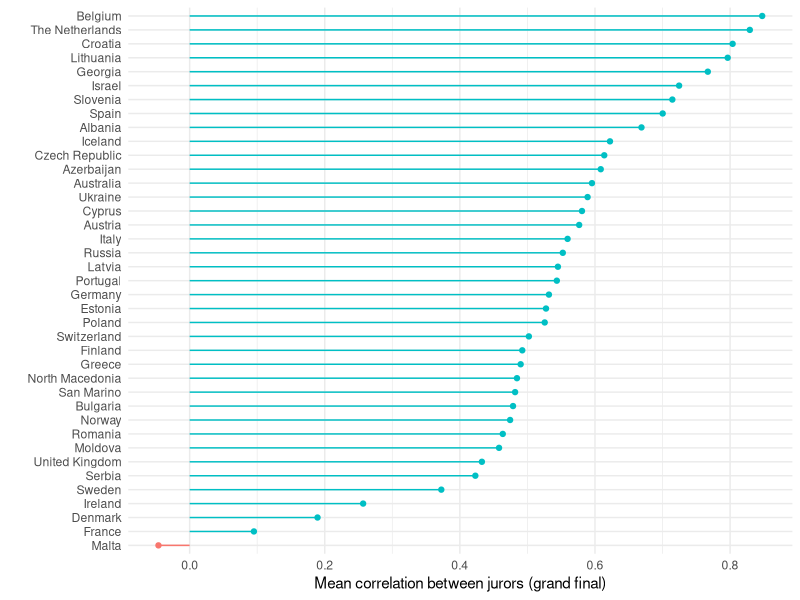
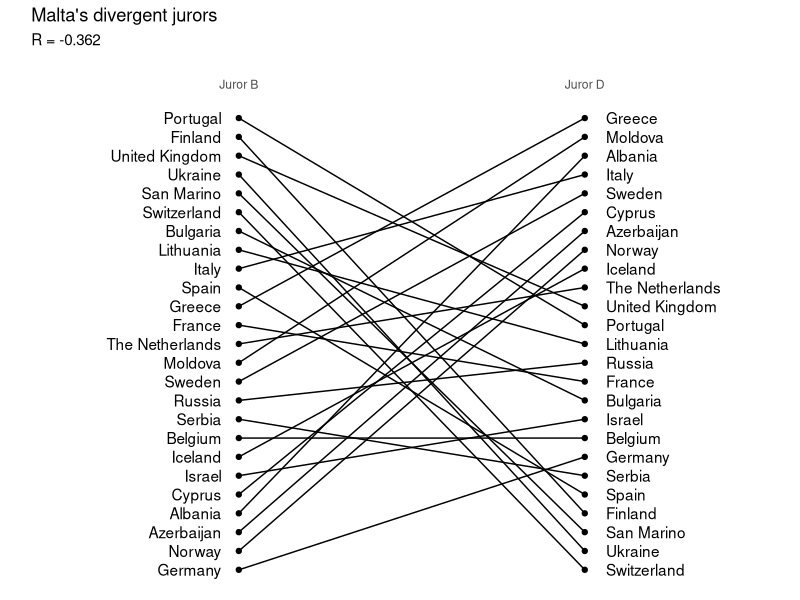
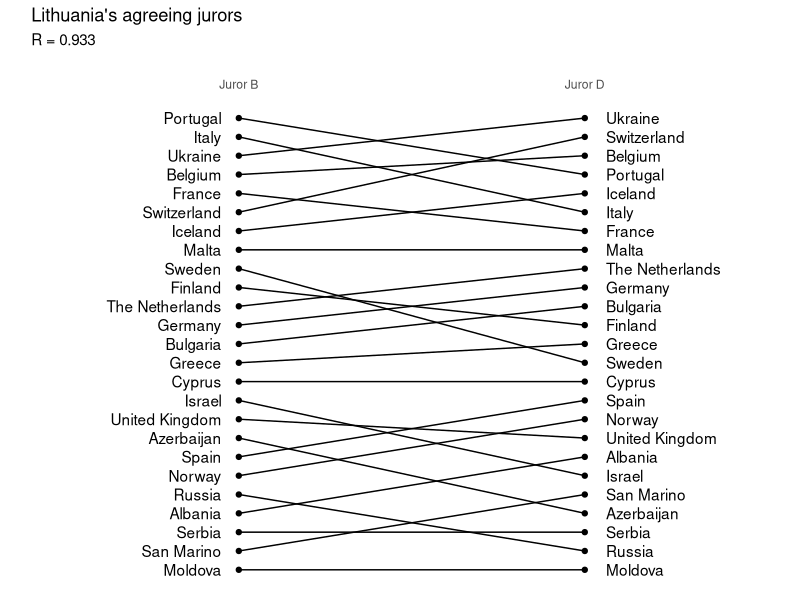

Reproduce these figures in R, in order.
# which juries were most internally consistent?

# load packages
library(tidyverse)

# load data
eurovision_2021 <- 
  read_csv("eurovision_2021_clean_with_points.csv")


# rank overall mean correlations
# the summarise bit feels very inefficient but whatever
eurovision_2021 %>% 
  group_by(points_from) %>% 
  summarise(a_b = cor(juror_a_ranking, juror_b_ranking),
            a_c = cor(juror_a_ranking, juror_c_ranking),
            a_d = cor(juror_a_ranking, juror_d_ranking),
            a_e = cor(juror_a_ranking, juror_e_ranking),
            b_c = cor(juror_b_ranking, juror_c_ranking),
            b_d = cor(juror_b_ranking, juror_d_ranking),
            b_e = cor(juror_b_ranking, juror_e_ranking),
            c_d = cor(juror_c_ranking, juror_d_ranking),
            c_e = cor(juror_c_ranking, juror_e_ranking),
            d_e = cor(juror_d_ranking, juror_e_ranking)) %>% 
  pivot_longer(a_b:d_e) %>% 
  group_by(points_from) %>% 
  summarise(mean_correlation = 
              mean(value)) %>% 
  mutate(is_positive = 
           if_else(mean_correlation > 0,
                   "positive",
                   "negative")) %>% 
  ggplot() +
  aes(x = mean_correlation,
      y = fct_reorder(points_from, 
                      mean_correlation),
      colour = is_positive) +
  geom_point() +
  geom_segment(aes(xend = 0,
                   yend = fct_reorder(points_from, 
                                      mean_correlation)))  +
  theme_minimal() +
  labs(x = "Mean correlation between jurors (grand final)",
       y = "") +
  theme(legend.position = "none")

# find highest for ref
eurovision_2021 %>% 
  group_by(points_from) %>% 
  summarise(a_b = cor(juror_a_ranking, juror_b_ranking),
            a_c = cor(juror_a_ranking, juror_c_ranking),
            a_d = cor(juror_a_ranking, juror_d_ranking),
            a_e = cor(juror_a_ranking, juror_e_ranking),
            b_c = cor(juror_b_ranking, juror_c_ranking),
            b_d = cor(juror_b_ranking, juror_d_ranking),
            b_e = cor(juror_b_ranking, juror_e_ranking),
            c_d = cor(juror_c_ranking, juror_d_ranking),
            c_e = cor(juror_c_ranking, juror_e_ranking),
            d_e = cor(juror_d_ranking, juror_e_ranking)) %>% 
  pivot_longer(a_b:d_e) %>% 
  arrange(value) %>% 
  slice(1:5, 385:390) 
# strongest disagreement is Malta B & D
# strongest agreement is Lithuania B & D

# illustrate these
divergent_jurors <- 
  eurovision_2021 %>% 
  filter(points_from == "Malta") %>% 
  select(points_to, juror_b_ranking, juror_d_ranking) %>% 
  pivot_longer(juror_b_ranking:juror_d_ranking) %>% 
  mutate(name = fct_recode(name,
                           "Juror B" = 
                             "juror_b_ranking",
                           "Juror D" = 
                             "juror_d_ranking")) 

ggplot(divergent_jurors) +
  aes(x = name,
      y = value,
      group = points_to) +
  geom_point() +
  geom_line()+
  geom_text(data = subset(divergent_jurors,
                          name == "Juror B"),
            aes(label = points_to),
            hjust = 1,
            position = position_nudge(x = -.05, y = 0)) +
  geom_text(data = subset(divergent_jurors,
                          name == "Juror D"),
            aes(label = points_to),
            hjust = 0,
            position = position_nudge(x = .05, y = 0)) +
  theme_minimal() +
  scale_y_reverse() +
  scale_x_discrete(position = "top") +
  theme(panel.grid = element_blank()) +
  theme(axis.text.y = element_blank()) +
  labs(x = "",
       y = "",
       title = "Malta's divergent jurors",
       subtitle = "R = -0.362")
  

# illustrate these
consistent_jurors <- 
  eurovision_2021 %>% 
  filter(points_from == "Lithuania") %>% 
  select(points_to, juror_b_ranking, juror_d_ranking) %>% 
  pivot_longer(juror_b_ranking:juror_d_ranking) %>% 
  mutate(name = fct_recode(name,
                           "Juror B" = 
                             "juror_b_ranking",
                           "Juror D" = 
                             "juror_d_ranking")) 

ggplot(consistent_jurors) +
  aes(x = name,
      y = value,
      group = points_to) +
  geom_point() +
  geom_line()+
  geom_text(data = subset(consistent_jurors,
                          name == "Juror B"),
            aes(label = points_to),
            hjust = 1,
            position = position_nudge(x = -.05, y = 0)) +
  geom_text(data = subset(consistent_jurors,
                          name == "Juror D"),
            aes(label = points_to),
            hjust = 0,
            position = position_nudge(x = .05, y = 0)) +
  theme_minimal() +
  scale_y_reverse() +
  scale_x_discrete(position = "top") +
  theme(panel.grid = element_blank()) +
  theme(axis.text.y = element_blank()) +
  labs(x = "",
       y = "",
       title = "Lithuania's agreeing jurors",
       subtitle = "R = 0.933")

